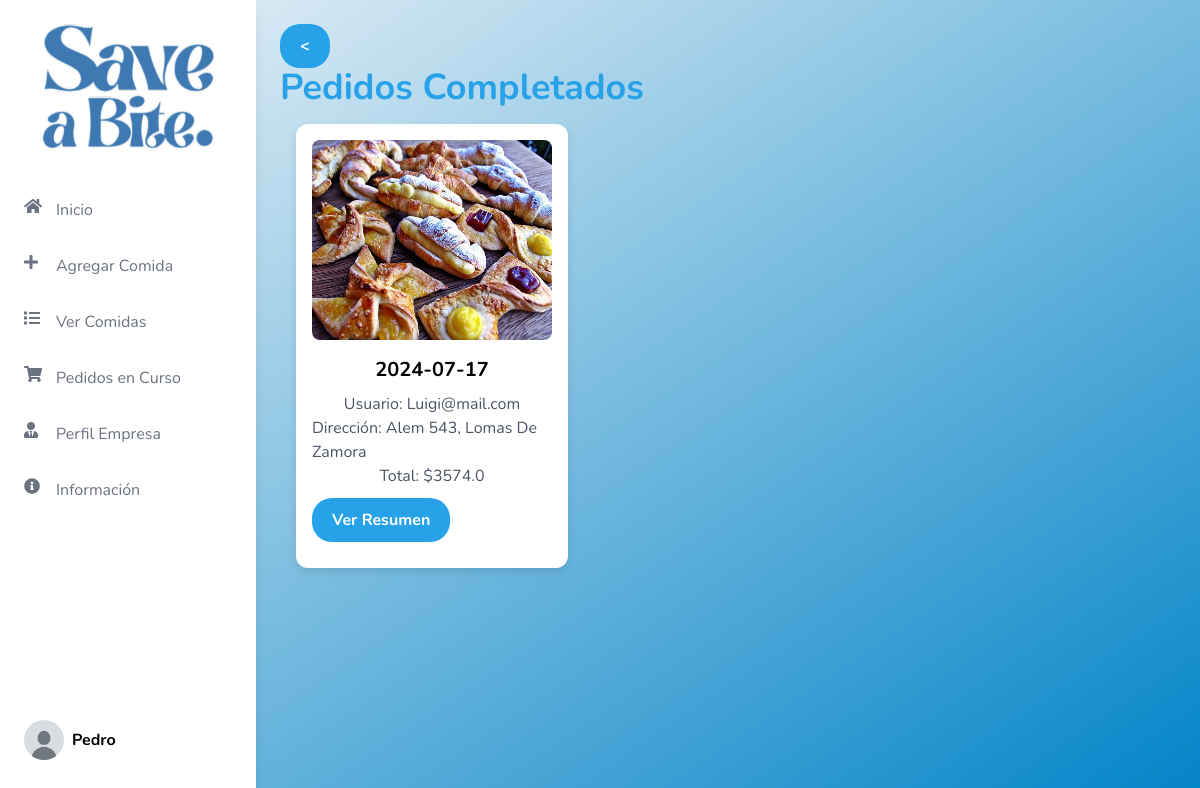
Page /pedidosCompletados (signed in) on the committed database.
### tables this page shows
CREATE TABLE pedidos2 (
            id INTEGER PRIMARY KEY AUTOINCREMENT,
            usuario_id INTEGER NOT NULL,
            fecha DATE NOT NULL,
            total REAL NOT NULL,
            empresa_id INTEGER NOT NULL,
            empresa TEXT NOT NULL,
            metodo_pago TEXT,
            entregado BOOLEAN NOT NULL DEFAULT 0,
            envio REAL DEFAULT 0,
            servicio REAL DEFAULT 0,
            propina REAL DEFAULT 0,
            FOREIGN KEY (empresa_id) REFERENCES usuarioEmpresa (id),
            FOREIGN KEY (usuario_id) REFERENCES usuarios (id)
        );

CREATE TABLE usuarios (
            id INTEGER PRIMARY KEY AUTOINCREMENT,
            nombre_usuario TEXT NOT NULL,
            correo_electronico TEXT NOT NULL UNIQUE,
            contrasena TEXT NOT NULL,
            imagen TEXT,  -- Columna para almacenar imágenes
            membresia TEXT,
            tipo_dieta TEXT  -- Nueva columna para tipo de dieta
        );

### app.py (the view)
@app.route("/pedidosCompletados")
def pedidosCompletados():
    empresa_id = session.get('user_id')
    conn = get_db_connection()
    pedidos = conn.execute('''
        SELECT p.id, p.fecha, p.total, u.correo_electronico, d.calle, d.altura, d.localidad
        FROM pedidos2 p
        JOIN usuarios u ON p.usuario_id = u.id
        JOIN direcciones d ON p.usuario_id = d.usuario_id
        WHERE p.empresa_id = ? AND p.entregado = 1
    ''', (empresa_id,)).fetchall()
    pedidos_con_items = []
    for pedido in pedidos:
        items = conn.execute('''
            SELECT i.id, pr.nombre, i.cantidad, pr.imagen
            FROM itemsPedido i
            JOIN Productos pr ON i.idProducto = pr.id
            WHERE i.idPedido = ?
        ''', (pedido['id'],)).fetchall()
        if items:
            image = items[0]['imagen']
            description = items[0]['nombre']
        else:
            image = ''  # Default image or empty if no items found
            description = ''
        pedidos_con_items.append({
            'id': pedido['id'],
            'fecha': pedido['fecha'],
            'total': pedido['total'],
            'usuario': pedido['correo_electronico'],
            'direccion': f"{pedido['calle']} {pedido['altura']}, {pedido['localidad']}",
            'items': items,
            'image': url_for('static', filename=f'uploads/{image}'),
            'description': description
        })
    conn.close()
    return render_template('general/pedidosCompletados.html',pedidos=pedidos_con_items)

### app.py (called while the page is built)
def get_db_connection():
    conn = sqlite3.connect('flask_db.db')
    conn.row_factory = sqlite3.Row
    return conn

### templates/general/pedidosCompletados.html (shortened to what this page needs)
<!DOCTYPE html>
<html lang="es">
<head>
    <script src="https://cdn.tailwindcss.com"></script>
    <link href="https://cdnjs.cloudflare.com/ajax/libs/font-awesome/5.15.3/css/all.min.css" rel="stylesheet">
</head>
<body class="flex h-screen">
    {% include 'Sidebars/sidebarEmpresa.html' %}
    <div class="main-content flex-1 p-6">
        <div>
            <a href="{{ url_for('pedidos') }}">
                <button class="action-button"><</button>
            </a>
        </div>
        <h1 class="text-4xl font-bold text-custom-blue">Pedidos Completados</h1>
        <div class="content-container bg-transparent rounded">
            <div class="grid grid-cols-1 md:grid-cols-2 lg:grid-cols-3 gap-6" id="orders-list">
                {% for pedido in pedidos %}
                <div class="recipe-card">
                    <img src="{{ pedido['image'] }}" alt="{{ pedido['description'] }}">
                    <h3 class="text-xl font-bold mb-2">{{ pedido['fecha'] }}</h3>
                    <p class="text-gray-600">Usuario: {{ pedido['usuario'] }}</p>
                    <p class="text-gray-600">Dirección: {{ pedido['direccion'] }}</p>
                    <p class="text-gray-600">Total: ${{ pedido['total'] }}</p>
                    <div class="button-container">
                        <a href="{{ url_for('ver_resumenEmpresa',idPedido=pedido['id'])}}" class="action-button">Ver Resumen</a>
                    </div>
                </div>
                {% endfor %}
            </div>
        </div>
    </div>
</body>
</html>

### templates/general/pedidosCompletados.html (style rules this page uses)
body { font-family: 'Nunito', sans-serif; background: linear-gradient(to bottom right, #f1f5f9, #0284c7); overflow: hidden; }
.text-custom-blue { color: #27a2e8; }
.recipe-card { background-color: white; border-radius: 12px; box-shadow: 0 4px 8px rgba(0, 0, 0, 0.1); padding: 16px; transition: transform 0.2s; overflow: hidden; display: flex; flex-direction: column; align-items: center; height: 100%; }
.recipe-card img { border-radius: 8px; margin-bottom: 16px; width: 100%; height: 200px; object-fit: cover; }
.button-container { display: flex; justify-content: space-between; width: 100%; padding: 10px 0; }
.action-button { background-color: #27a2e8; color: white; padding: 10px 20px; border-radius: 20px; text-align: center; cursor: pointer; font-weight: bold; transition: background-color 0.3s; }
.main-content { margin-left: 16rem; flex: 1; padding: 1rem; overflow-y: auto; height: 100vh; overflow-x: hidden; }
.content-container { max-height: 100vh; display: flex; flex-direction: column; padding: 1rem; }

### templates/Sidebars/sidebarEmpresa.html (style rules this page uses)
body { font-family: 'Nunito', sans-serif; background: linear-gradient(to bottom right, #f1f5f9, #0284c7); overflow: hidden; }
.text-custom-blue { color: #27a2e8; }

### rows in the picture
pedidos2: fecha "2024-07-17", total "3574.0"
usuarios: usuario "Luigi@mail.com"

### other values in the picture
{{ session.get('user_name') }} "Pedro"
{{ pedido['direccion'] }} "Alem 543, Lomas De Zamora"
